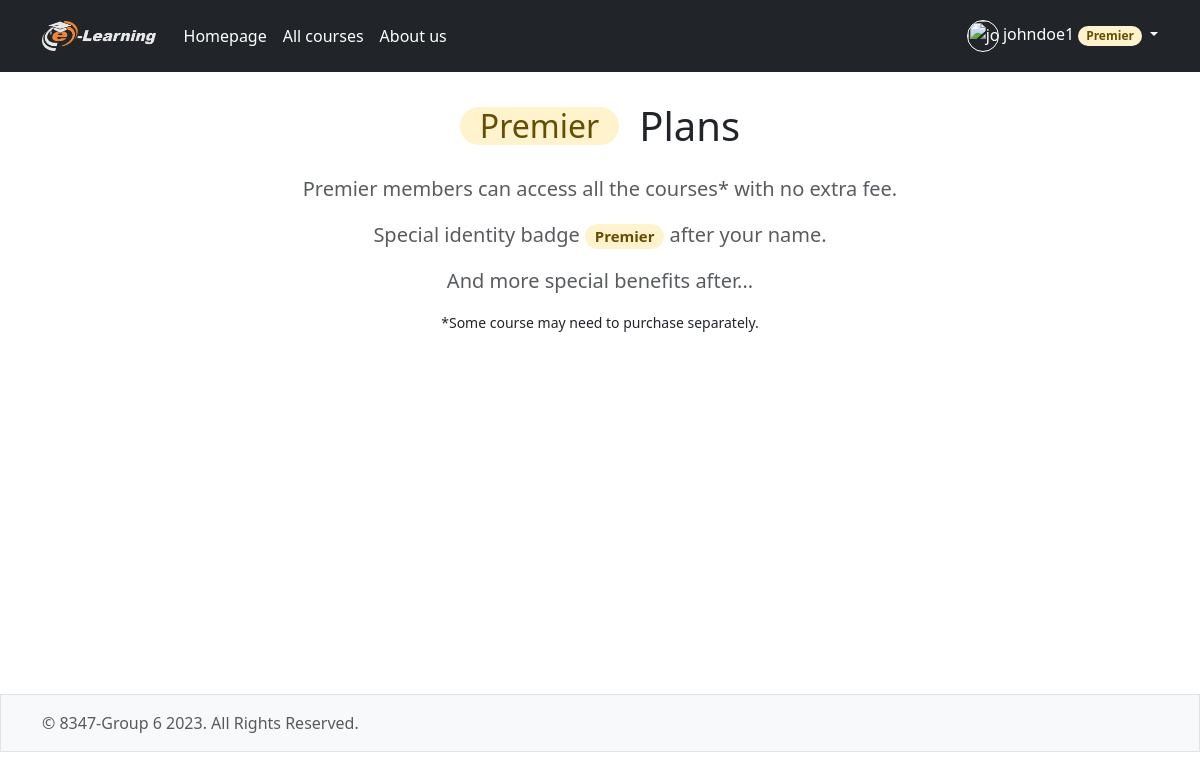
Page /premier/ (signed in) on the earlier database version.
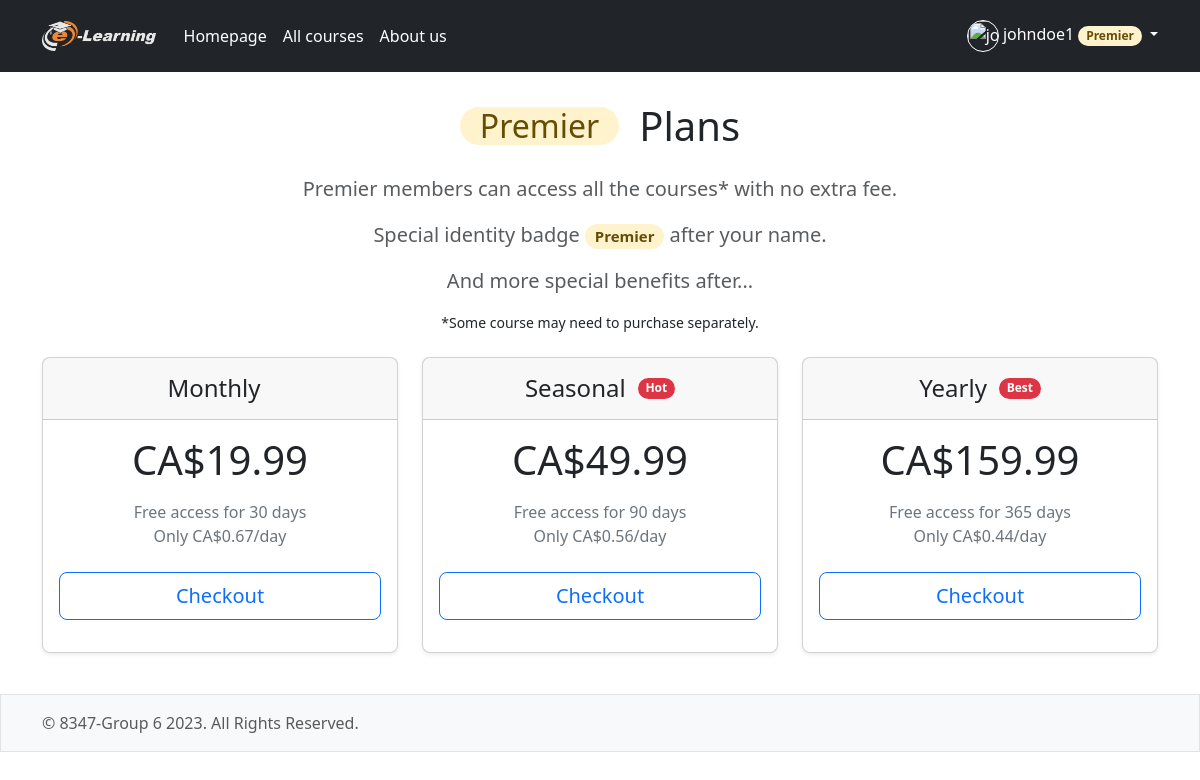
Same page on the later database version.
### elearning/models.py (models this page shows, shortened)
class PremiePlan(models.Model):
    name = models.CharField(max_length=10)
    days = models.PositiveIntegerField()
    price = models.DecimalField(max_digits=5,decimal_places=2)
    tag = models.CharField(max_length=5,blank=True,null=True)
    daily = models.DecimalField(max_digits=5,decimal_places=2,default=0.00)

### elearning/views.py (the view)
# urls.py: path("premier/", views.premier, name="premier"),
def premier(request):
    plans = PremiePlan.objects.all()
    return render(request,'elearning/premierplan.html',{"plans":plans})

### elearning/templates/elearning/premierplan.html (shortened to what this page needs)
{% extends 'elearning/base.html' %}
{% load bootstrap_icons %}
{% block content %}
    <main role="main" class="container" style="padding-top: 30px;">
    <div class="d-flex align-items-center justify-content-center">
        <h2 class="fw-normal text-warning-emphasis bg-warning-subtle rounded-pill" style="width: fit-content;padding-left: 20px;padding-right: 20px" >Premier</h2>
    <h1>&ensp;Plans</h1>
    </div>
    <div class="pricing-header p-3 pb-md-4 mx-auto text-center">
      <p class="fs-5 text-body-secondary">Premier members can access all the courses* with no extra fee.</p>
        <p class="fs-5 text-body-secondary">Special identity badge <span class="badge bg-warning-subtle text-warning-emphasis rounded-pill">Premier</span> after your name.</p>
        <p class="fs-5 text-body-secondary">And more special benefits after...</p>
    <small>*Some course may need to purchase separately.</small>
    </div>
    <div class="row row-cols-1 row-cols-md-3 mb-3 text-center">
    {% for plan in plans %}
      <div class="col">
        <div class="card mb-4 rounded-3 shadow-sm">
          <div class="card-header py-3 d-flex align-items-center justify-content-center" >
            <h4 class="my-0 fw-normal">{{ plan.name }}&ensp;</h4>
              {% if plan.tag %}
                  <span class="badge text-bg-danger rounded-pill">{{ plan.tag }}</span>
              {% endif %}
          </div>
          <div class="card-body">
            <h1 class="card-title pricing-card-title">CA${{ plan.price }}</h1>
            <ul class="list-unstyled mt-3 mb-4 text-secondary">
              <li>Free access for {{ plan.days }} days</li>
              <li>Only CA${{ plan.daily }}/day</li>
            </ul>
              <form id="buyPremier" action="{% url 'elearning:create-checkout-session' 'p' plan.id %}" method="post"
                      >
                    <button class="w-100 btn btn-lg btn-outline-primary" type="submit">Checkout</button>
                </form>
          </div>
        </div>
      </div>
    {% endfor %}
    </div>
    </main>
{% endblock %}

Differences in the rows shown:
added PremiePlan: name "Monthly", price "19.99", days "30", daily "0.67"
added PremiePlan: name "Seasonal", tag "Hot", price "49.99", days "90", daily "0.56"
added PremiePlan: name "Yearly", tag "Best", price "159.99", days "365", daily "0.44"
